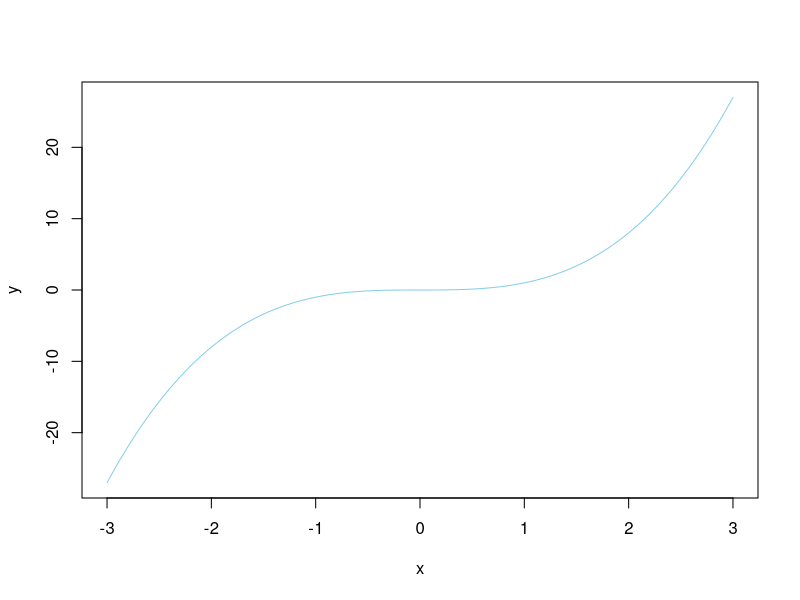

Write the R code that produced this figure.
x = seq( from = -3 , to = 3 , by = 0.1 )   # Specify vector of x values.
y = x^3                                    # Specify corresponding y values.
plot( x , y , col="skyblue" , type="l" )   # Plot the x,y points as a blue line.
